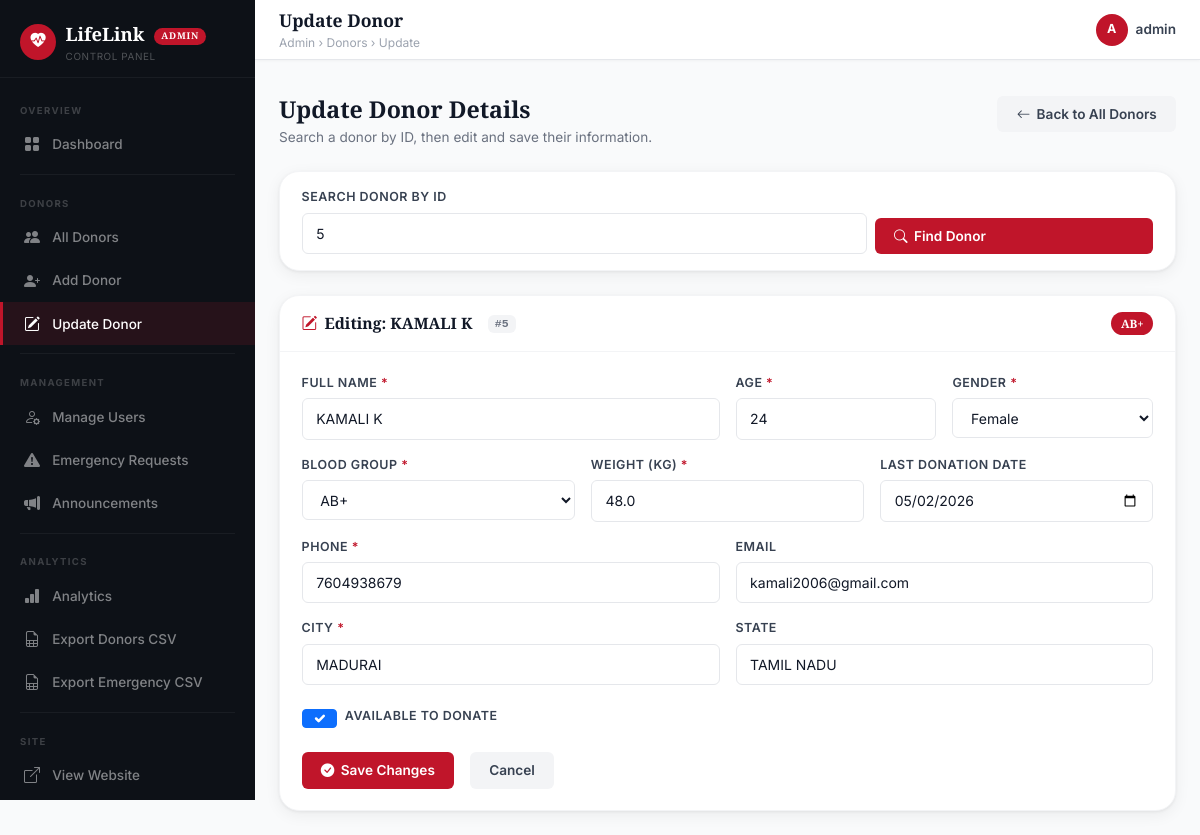
The page /admin/donors/update?id=5 (signed in) on the database its author committed.
### tables this page shows
CREATE TABLE donors (
            id            INTEGER PRIMARY KEY AUTOINCREMENT,
            user_id       INTEGER,
            full_name     TEXT    NOT NULL,
            blood_group   TEXT    NOT NULL,
            age           INTEGER NOT NULL,
            gender        TEXT    NOT NULL,
            weight        REAL    NOT NULL,
            phone         TEXT    NOT NULL UNIQUE,
            email         TEXT    UNIQUE,
            city          TEXT    NOT NULL,
            state         TEXT,
            is_available  INTEGER DEFAULT 1,
            last_donated  TEXT,
            created_at    TEXT    DEFAULT (datetime('now')),
            FOREIGN KEY (user_id) REFERENCES users(id)
        );

### app.py (the view)
@app.route('/admin/donors/update', methods=['GET','POST'])
@admin_required
def admin_update_donor():
    donor_id  = request.args.get('id','') or request.form.get('donor_id','')
    donor     = None
    errors    = {}
    form_data = {}
    if request.method == 'POST' and request.form.get('action') == 'save':
        donor_id  = request.form.get('donor_id','')
        form_data = request.form.to_dict()
        errors    = validate_donor_form(request.form)
        if not errors:
            donor_data = {
                'full_name':    form_data['full_name'].strip(),
                'age':          int(form_data['age']),
                'gender':       form_data['gender'],
                'blood_group':  form_data['blood_group'],
                'city':         form_data['city'].strip(),
                'state':        form_data.get('state','').strip(),
                'phone':        form_data['phone'].strip(),
                'email':        form_data.get('email','').strip(),
                'weight':       float(form_data['weight']),
                'last_donated': form_data.get('last_donated','').strip(),
                'is_available': 1 if form_data.get('is_available')=='on' else 0,
            }
            success, message = update_donor(int(donor_id), donor_data)
            flash(message, 'success' if success else 'danger')
            if success:
                return redirect(url_for('admin_donors'))
        donor = get_donor_by_id(int(donor_id))
    elif donor_id:
        try:
            donor = get_donor_by_id(int(donor_id))
            if not donor:
                flash(f"No donor with ID {donor_id}.", 'danger')
        except ValueError:
            flash("Invalid ID.", 'danger')
    return render_template('admin/update_donor.html',
        donor=donor, donor_id=donor_id,
        blood_groups=BLOOD_GROUPS,
        errors=errors, form_data=form_data)

### app.py (called while the page is built)
def admin_required(f):
    @wraps(f)
    def decorated(*args, **kwargs):
        if 'user_id' not in session:
            flash("Admin login required.", "danger")
            return redirect(url_for('admin_login'))
        if session.get('role') != 'admin':
            flash("⚠️ Access Denied! This page is for Admins only.", "danger")
            return redirect(url_for('home'))
        return f(*args, **kwargs)
    return decorated

### database.py (called while the page is built)
def get_db_connection():
    conn = sqlite3.connect(Config.DATABASE)
    conn.row_factory = sqlite3.Row
    return conn

def get_donor_by_id(did):
    conn = get_db_connection()
    c = conn.cursor()
    c.execute("SELECT * FROM donors WHERE id=?", (did,))
    d = c.fetchone()
    conn.close()
    return d

### templates/admin/update_donor.html (shortened to what this page needs)
{% extends "admin/base_admin.html" %}
{% block page_title %}Update Donor{% endblock %}
{% block breadcrumb %}Donors › Update{% endblock %}
{% block content %}
<div class="a-page-header">
  <div>
    <h2>Update Donor Details</h2>
    <p>Search a donor by ID, then edit and save their information.</p>
  </div>
  <a href="{{ url_for('admin_donors') }}" class="btn-admin-secondary">
    <i class="bi bi-arrow-left"></i> Back to All Donors
  </a>
</div>
<div class="a-search-bar mb-4">
  <form method="GET" action="{{ url_for('admin_update_donor') }}">
    <div class="row g-2 align-items-end">
      <div class="col-md-8">
        <label class="a-form-label">Search Donor by ID</label>
        <input
          type="text"
          name="id"
          class="a-form-control"
          placeholder="Enter Donor ID (e.g. 1, 2, 3...)"
          value="{{ donor_id or '' }}"
        >
      </div>
      <div class="col-md-4">
        <button type="submit" class="btn-admin-primary w-100">
          <i class="bi bi-search"></i> Find Donor
        </button>
      </div>
    </div>
  </form>
</div>
{% if donor %}
<div class="a-card">
  <div class="a-card-header">
    <h5>
      <i class="bi bi-pencil-square"></i>
      Editing: {{ donor.full_name }}
      <span class="b-id ms-2">#{{ donor.id }}</span>
    </h5>
    <span class="b-blood">{{ donor.blood_group }}</span>
  </div>
  <div class="a-card-body">
    <form method="POST" action="{{ url_for('admin_update_donor') }}" novalidate>
      <div class="row g-3">
        <div class="col-md-6">
          <label class="a-form-label">
            Full Name <span style="color:var(--red);">*</span>
          </label>
          <input
            type="text"
            name="full_name"
            class="a-form-control {{ 'is-invalid' if errors.full_name }}"
            value="{{ form_data.full_name if form_data else donor.full_name }}"
          >
        </div>
        <div class="col-md-3">
          <label class="a-form-label">
            Age <span style="color:var(--red);">*</span>
          </label>
          <input
            type="number"
            name="age"
            class="a-form-control {{ 'is-invalid' if errors.age }}"
            min="18" max="65"
            value="{{ form_data.age if form_data else donor.age }}"
          >
        </div>
        <div class="col-md-3">
          <label class="a-form-label">
            Gender <span style="color:var(--red);">*</span>
          </label>
          {% set cur_gender = form_data.gender if form_data else donor.gender %}
          <select name="gender"
            class="a-form-control {{ 'is-invalid' if errors.gender }}">
            <option value="Female" {{ 'selected' if cur_gender == 'Female' }}>Female</option>
          </select>
        </div>
        <div class="col-md-4">
          <label class="a-form-label">
            Blood Group <span style="color:var(--red);">*</span>
          </label>
          {% set cur_bg = form_data.blood_group if form_data else donor.blood_group %}
          <select name="blood_group"
            class="a-form-control {{ 'is-invalid' if errors.blood_group }}">
            {% for bg in blood_groups %}
              <option value="{{ bg }}" {{ 'selected' if cur_bg == bg }}>
                {{ bg }}
              </option>
            {% endfor %}
          </select>
        </div>
        <div class="col-md-4">
          <label class="a-form-label">
            Weight (kg) <span style="color:var(--red);">*</span>
          </label>
          <input
            type="number"
            step="0.1"
            name="weight"
            class="a-form-control {{ 'is-invalid' if errors.weight }}"
            value="{{ form_data.weight if form_data else donor.weight }}"
          >
        </div>
        <div class="col-md-4">
          <label class="a-form-label">Last Donation Date</label>
          <input
            type="date"
            name="last_donated"
            class="a-form-control {{ 'is-invalid' if errors.last_donated }}"
            value="{{ form_data.last_donated if form_data else (donor.last_donated or '') }}"
          >
        </div>
        <div class="col-md-6">
          <label class="a-form-label">
            Phone <span style="color:var(--red);">*</span>
          </label>
          <input
            type="tel"
            name="phone"
            class="a-form-control {{ 'is-invalid' if errors.phone }}"
            value="{{ form_data.phone if form_data else donor.phone }}"
          >
        </div>
        <div class="col-md-6">
          <label class="a-form-label">Email</label>
          <input
            type="email"
            name="email"
            class="a-form-control {{ 'is-invalid' if errors.email }}"
            value="{{ form_data.email if form_data else (donor.email or '') }}"
          >
        </div>
        <div class="col-md-6">
          <label class="a-form-label">
            City <span style="color:var(--red);">*</span>
          </label>
          <input
            type="text"
            name="city"
            class="a-form-control {{ 'is-invalid' if errors.city }}"
            value="{{ form_data.city if form_data else donor.city }}"
          >
        </div>
        <div class="col-md-6">
          <label class="a-form-label">State</label>
          <input
            type="text"
            name="state"
            class="a-form-control"
            value="{{ form_data.state if form_data else (donor.state or '') }}"
          >
        </div>
        <div class="col-12">
          <div class="d-flex align-items-center gap-2 mt-1">
            {% set is_avail = form_data.is_available if form_data else donor.is_available %}
            <input
              class="form-check-input"
              type="checkbox"
              id="is_available"
              name="is_available"
              {{ 'checked' if is_avail == 1 or is_avail == 'on' }}
              style="width:2.2em; height:1.2em; cursor:pointer;"
            >
            <label class="a-form-label mb-0" for="is_available">
              Available to Donate
            </label>
          </div>
        </div>
      </div>
      <div class="mt-4 d-flex align-items-center gap-3">
        <button type="submit" class="btn-admin-primary">
          <i class="bi bi-check-circle-fill"></i> Save Changes
        </button>
        <a href="{{ url_for('admin_donors') }}"
           class="btn-admin-secondary">
          Cancel
        </a>
      </div>
    </form>
  </div>
</div>
{% endif %}
{% endblock %}

### templates/admin/base_admin.html (style rules this page uses)
:root { --red: #C0152A; --red-mid: #E63946; --red-light: #FFE8EA; --gold: #F5A623; --green: #1A7A4A; --sidebar-w: 255px; --topbar-h: 60px; --white: #FFFFFF; --gray-50: #F9FAFB; --gray-100: #F3F4F6; --gray-200: #E5E7EB; --gray-300: #D1D5DB; --gray-400: #9CA3AF; --gray-500: #6B7280; --gray-700: #374151; --gray-900: #111827; --sidebar-bg: #0D1117; --font-d: 'Playfair Display', Georgia, serif; --font-b: 'Inter', system-ui, sans-serif; --r-sm: 0.375rem; --r-md: 0.75rem; --r-lg: 1.25rem; --r-pill: 50rem; --shadow: 0 1px 3px rgba(0,0,0,0.06), 0 4px 16px rgba(0,0,0,0.06); --t: 0.2s ease; }
*, *::before, *::after { box-sizing: border-box; margin: 0; padding: 0; }
html { font-size: 16px; }
body { font-family: var(--font-b); background: var(--gray-50); color: var(--gray-900); -webkit-font-smoothing: antialiased; }
a { text-decoration: none; color: inherit; }
.a-page-header { margin-bottom: 1.5rem; display: flex; align-items: flex-start; justify-content: space-between; flex-wrap: wrap; gap: 0.75rem; }
.a-page-header h2 { font-family: var(--font-d); font-weight: 700; font-size: 1.45rem; color: var(--gray-900); margin-bottom: 0.2rem; }
.a-page-header p { font-size: 0.85rem; color: var(--gray-500); margin: 0; }
.a-card { background: var(--white); border-radius: var(--r-lg); box-shadow: var(--shadow); border: 1px solid var(--gray-100); overflow: hidden; }
.a-card-header { padding: 1rem 1.35rem; border-bottom: 1px solid var(--gray-100); display: flex; align-items: center; justify-content: space-between; gap: 1rem; flex-wrap: wrap; }
.a-card-header h5 { font-family: var(--font-d); font-weight: 700; font-size: 0.98rem; color: var(--gray-900); margin: 0; display: flex; align-items: center; gap: 0.45rem; }
.a-card-header h5 i { color: var(--red); }
.a-card-body { padding: 1.35rem; }
.b-blood { display: inline-block; background: var(--red); color: #fff; font-family: var(--font-d); font-weight: 700; font-size: 0.72rem; border-radius: var(--r-pill); padding: 0.18rem 0.6rem; }
.b-id { background: var(--gray-100); color: var(--gray-500); font-size: 0.72rem; font-weight: 700; border-radius: var(--r-sm); padding: 0.12rem 0.45rem; font-family: monospace; display: inline-block; }
.btn-admin-primary { background: var(--red); color: #fff; border: none; border-radius: var(--r-sm); padding: 0.5rem 1.2rem; font-weight: 600; font-size: 0.85rem; display: inline-flex; align-items: center; gap: 0.4rem; transition: background var(--t), transform var(--t); text-decoration: none; cursor: pointer; font-family: var(--font-b); }
.btn-admin-secondary { background: var(--gray-100); color: var(--gray-700); border: none; border-radius: var(--r-sm); padding: 0.5rem 1.2rem; font-weight: 600; font-size: 0.85rem; display: inline-flex; align-items: center; gap: 0.4rem; transition: background var(--t); text-decoration: none; cursor: pointer; font-family: var(--font-b); }
.a-form-label { font-weight: 600; font-size: 0.78rem; color: var(--gray-700); margin-bottom: 0.35rem; display: block; text-transform: uppercase; letter-spacing: 0.04em; }
.a-form-control { border: 1.5px solid var(--gray-200); border-radius: var(--r-sm); padding: 0.58rem 0.85rem; font-size: 0.875rem; color: var(--gray-900); width: 100%; transition: border-color var(--t), box-shadow var(--t); font-family: var(--font-b); background: var(--white); }
.a-search-bar { background: var(--white); border-radius: var(--r-lg); box-shadow: var(--shadow); padding: 1rem 1.35rem; margin-bottom: 1.25rem; border: 1px solid var(--gray-100); }

### rows shown on the page
donors: full_name "KAMALI K", id "5", blood_group "AB+", age "24", weight "48.0", last_donated "05/02/2026", phone "7604938679", email "kamali2006@gmail.com", city "MADURAI", state "TAMIL NADU"

### other values the page prints
{{ session.username[0]|upper }} "A"
{{ session.username }} "admin"
form field blood_group "AB+"
